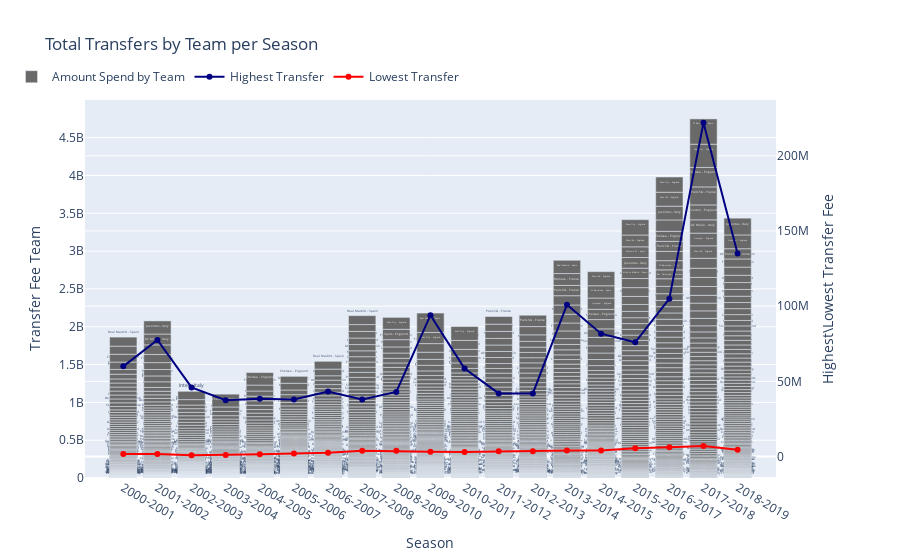

Write notebook code for a chart like this one.
### Code cell
fig = make_subplots(specs=[[{"secondary_y": True}]])
fig.add_trace(go.Bar(x=transfSeasonSales['Season'] ,
                     y=transfSeasonSales['MoneySpent'],
                     name="Amount Spend by Team",
                     text=transfSeasonSales['Team']+ ' - ' +transfSeasonSales['Country'],
                     hovertemplate='<b>%{text}</b>' +
                                   '<br><b>Spending</b>: €%{y}',
                     marker_color='dimgray')
                     ,secondary_y=False,)
fig.add_trace(go.Scatter(x=MaxSeasonSale['Season'],
                         y=MaxSeasonSale['Transfer_fee'],
                        name="Highest Transfer",
                        text="Player: "+MaxSeasonSale['Name'] + ' ('+MaxSeasonSale['Age'] +"yrs) <br>"+
                             "From: "+MaxSeasonSale['Team_from']+" - "+MaxSeasonSale['Country_from']+" <br>"+
                             "To: "+MaxSeasonSale['Team_to']+" - "+MaxSeasonSale['Country_to'],
                        hovertemplate= '%{text}' +
                                       '<br><b>Transfer fee</b>: €%{y}',
                              marker_color='navy'
                        ),secondary_y=True)
fig.add_trace(go.Scatter(x=MinSeasonSale['Season'],
                         y=MinSeasonSale['Transfer_fee'],
                        name="Lowest Transfer",
                        text="Player: "+MinSeasonSale['Name'] + ' ('+MinSeasonSale['Age'] +"yrs) <br>"+
                             "From: "+MinSeasonSale['Team_from']+" - "+MinSeasonSale['Country_from']+" <br>"+
                             "To: "+MinSeasonSale['Team_to']+" - "+MinSeasonSale['Country_to'],
                        hovertemplate= '%{text}' +
                                       '<br><b>Transfer fee</b>: €%{y}',
                         marker_color='red'
                        ),secondary_y=True)

fig.update_layout(dict(title = 'Total Transfers by Team per Season',
                       xaxis = dict(title = 'Season'),
                       yaxis = dict(title = 'Transfer Fee Team'),
                       legend= dict(x=-.1, y=1.1),
                       legend_orientation="h"))

fig.update_yaxes(title_text="Highest\Lowest Transfer Fee ", secondary_y=True)

fig.show()

### Figure 1 — Plotly figure (JSON) as saved in the notebook; plotly's stock layout.template omitted (floating-point values rounded to 4 significant figures; data arrays with more than 128 entries replaced by an {"elided": "..."} marker saying what was removed)
{"data": [{"hovertemplate": "<b>%{text}</b><br><b>Spending</b>: €%{y}", "marker": {"color": "dimgray"}, "name": "Amount Spend by Team", "text": {"elided": "1889 str values"}, "type": "bar", "x": {"elided": "1889 str values"}, "xaxis": "x", "y": {"elided": "1889 int values"}, "yaxis": "y"}, {"hovertemplate": "%{text}<br><b>Transfer fee</b>: €%{y}", "marker": {"color": "navy"}, "name": "Highest Transfer", "text": ["Player: Luís Figo (27yrs) <br>From: FC Barcelona - Spain <br>To: Real Madrid - Spain", "Player: Zinédine Zidane (29yrs) <br>From: Juventus - Italy <br>To: Real Madrid - Spain", "Player: Rio Ferdinand (23yrs) <br>From: Leeds - England <br>To: Man Utd - England", "Player: David Beckham (28yrs) <br>From: Man Utd - England <br>To: Real Madrid - Spain", "Player: Didier Drogba (26yrs) <br>From: Marseille - France <br>To: Chelsea - England", "Player: Michael Essien (22yrs) <br>From: Olympique Lyon - France <br>To: Chelsea - England", "Player: Andriy Shevchenko (29yrs) <br>From: AC Milan - Italy <br>To: Chelsea - England", "Player: Fernando Torres (23yrs) <br>From: Atlético Madrid - Spain <br>To: Liverpool - England", "Player: Robinho (24yrs) <br>From: Real Madrid - Spain <br>To: Man City - England", "Player: Cristiano Ronaldo (24yrs) <br>From: Man Utd - England <br>To: Real Madrid - Spain", "Player: Fernando Torres (26yrs) <br>From: Liverpool - England <br>To: Chelsea - England", "Player: Javier Pastore (22yrs) <br>From: US Palermo - Italy <br>To: Paris SG - France", "Player: Thiago Silva (27yrs) <br>From: AC Milan - Italy <br>To: Paris SG - France", "Player: Gareth Bale (24yrs) <br>From: Spurs - England <br>To: Real Madrid - Spain", "Player: Luis Suárez (27yrs) <br>From: Liverpool - England <br>To: FC Barcelona - Spain", "Player: Kevin De Bruyne (24yrs) <br>From: VfL Wolfsburg - Germany <br>To: Man City - England", "Player: Paul Pogba (23yrs) <br>From: Juventus - Italy <br>To: Man Utd - England", "Player: Neymar (25yrs) <br>From: FC Barcelona - Spain <br>To: Paris SG - France", "Player: Kylian Mbappé (19yrs) <br>From: Monaco - France <br>To: Paris SG - France"], "type": "scatter", "x": ["2000-2001", "2001-2002", "2002-2003", "2003-2004", "2004-2005", "2005-2006", "2006-2007", "2007-2008", "2008-2009", "2009-2010", "2010-2011", "2011-2012", "2012-2013", "2013-2014", "2014-2015", "2015-2016", "2016-2017", "2017-2018", "2018-2019"], "xaxis": "x", "y": [60000000, 77500000, 46000000, 37500000, 38500000, 38000000, 43300000, 38000000, 43000000, 94000000, 58500000, 42000000, 42000000, 101000000, 81720000, 76000000, 105000000, 222000000, 135000000], "yaxis": "y2"}, {"hovertemplate": "%{text}<br><b>Transfer fee</b>: €%{y}", "marker": {"color": "red"}, "name": "Lowest Transfer", "text": ["Player: Yago Yao (21yrs) <br>From: Sporting Gijón - Spain <br>To: Celta de Vigo - Spain", "Player: John Aloisi (25yrs) <br>From: Coventry City - England <br>To: CA Osasuna - Spain", "Player: Rémo Meyer (21yrs) <br>From: Lausanne-Sport - France <br>To: 1860 Munich - Germany", "Player: Bosingwa (20yrs) <br>From: Boavista - Portugal <br>To: FC Porto - Portugal", "Player: Juan Pablo Sorín (28yrs) <br>From: Cruzeiro - Brazil <br>To: Villarreal CF - Spain", "Player: Young-pyo Lee (28yrs) <br>From: PSV Eindhoven - Nederlands <br>To: Spurs - England", "Player: Modeste M'Bami (23yrs) <br>From: Paris SG - France <br>To: Marseille - France", "Player: Daniele Galloppa (22yrs) <br>From: AS Roma - Italy <br>To: Siena - Italy", "Player: Philippe Coutinho (16yrs) <br>From: Vasco U17 - Brazil <br>To: Inter - Italy", "Player: Sebastián Prediger (22yrs) <br>From: Colón - Argentina <br>To: FC Porto - Portugal", "Player: Giuseppe Sculli (29yrs) <br>From: Genoa - Italy <br>To: Lazio - Italy", "Player: Maxwell (30yrs) <br>From: FC Barcelona - Spain <br>To: Paris SG - France", "Player: Marquinho (26yrs) <br>From: Fluminense - Brazil <br>To: AS Roma - Italy", "Player: Lisandro López (23yrs) <br>From: Arsenal FC - Argentina <br>To: Benfica - Portugal", "Player: Olcan Adin (28yrs) <br>From: Trabzonspor - Turkey <br>To: Galatasaray - Turkey", "Player: Ezequiel Lavezzi (30yrs) <br>From: Paris SG - France <br>To: HB CFFC - China", "Player: Loris Karius (23yrs) <br>From: 1.FSV Mainz 05 - Germany <br>To: Liverpool - England", "Player: Jordan Veretout (24yrs) <br>From: Aston Villa - England <br>To: Fiorentina - Italy", "Player: Yuya Osako (28yrs) <br>From: 1. FC Köln - Germany <br>To: Werder Bremen - Germany"], "type": "scatter", "x": ["2000-2001", "2001-2002", "2002-2003", "2003-2004", "2004-2005", "2005-2006", "2006-2007", "2007-2008", "2008-2009", "2009-2010", "2010-2011", "2011-2012", "2012-2013", "2013-2014", "2014-2015", "2015-2016", "2016-2017", "2017-2018", "2018-2019"], "xaxis": "x", "y": [1800000, 1800000, 825000, 1000000, 1500000, 2000000, 2500000, 3950000, 3800000, 3300000, 3000000, 3500000, 3500000, 4000000, 4000000, 5500000, 6200000, 7000000, 4500000], "yaxis": "y2"}], "layout": {"legend": {"orientation": "h", "x": -0.1, "y": 1.1}, "title": {"text": "Total Transfers by Team per Season"}, "xaxis": {"anchor": "y", "domain": [0, 0.94], "title": {"text": "Season"}}, "yaxis": {"anchor": "x", "domain": [0, 1], "title": {"text": "Transfer Fee Team"}}, "yaxis2": {"anchor": "x", "overlaying": "y", "side": "right", "title": {"text": "Highest\\Lowest Transfer Fee "}}}}
